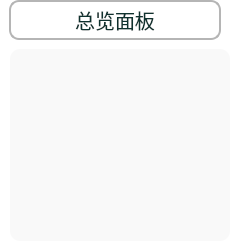
       <widget class="QWidget" name="widget_10" native="true">
        <property name="sizePolicy">
         <sizepolicy hsizetype="Fixed" vsizetype="Preferred">
          <horstretch>0</horstretch>
          <verstretch>0</verstretch>
         </sizepolicy>
        </property>
        <property name="minimumSize">
         <size>
          <width>230</width>
          <height>0</height>
         </size>
        </property>
        <property name="maximumSize">
         <size>
          <width>230</width>
          <height>16777215</height>
         </size>
        </property>
        <property name="palette">
         <palette>
          <active>
           <colorrole role="Button">
            <brush brushstyle="SolidPattern">
             <color alpha="255">
              <red>255</red>
              <green>255</green>
              <blue>255</blue>
             </color>
            </brush>
           </colorrole>
           <colorrole role="Base">
            <brush brushstyle="SolidPattern">
             <color alpha="255">
              <red>255</red>
              <green>255</green>
              <blue>255</blue>
             </color>
            </brush>
           </colorrole>
           <colorrole role="Window">
            <brush brushstyle="SolidPattern">
             <color alpha="255">
              <red>255</red>
              <green>255</green>
              <blue>255</blue>
             </color>
            </brush>
           </colorrole>
          </active>
          <inactive>
           <colorrole role="Button">
            <brush brushstyle="SolidPattern">
             <color alpha="255">
              <red>255</red>
              <green>255</green>
              <blue>255</blue>
             </color>
            </brush>
           </colorrole>
           <colorrole role="Base">
            <brush brushstyle="SolidPattern">
             <color alpha="255">
              <red>255</red>
              <green>255</green>
              <blue>255</blue>
             </color>
            </brush>
           </colorrole>
           <colorrole role="Window">
            <brush brushstyle="SolidPattern">
             <color alpha="255">
              <red>255</red>
              <green>255</green>
              <blue>255</blue>
             </color>
            </brush>
           </colorrole>
          </inactive>
          <disabled>
           <colorrole role="Button">
            <brush brushstyle="SolidPattern">
             <color alpha="255">
              <red>255</red>
              <green>255</green>
              <blue>255</blue>
             </color>
            </brush>
           </colorrole>
           <colorrole role="Base">
            <brush brushstyle="SolidPattern">
             <color alpha="255">
              <red>255</red>
              <green>255</green>
              <blue>255</blue>
             </color>
            </brush>
           </colorrole>
           <colorrole role="Window">
            <brush brushstyle="SolidPattern">
             <color alpha="255">
              <red>255</red>
              <green>255</green>
              <blue>255</blue>
             </color>
            </brush>
           </colorrole>
          </disabled>
         </palette>
        </property>
        <property name="font">
         <font>
          <family>Consolas</family>
          <pointsize>15</pointsize>
          <italic>false</italic>
          <bold>false</bold>
         </font>
        </property>
        <property name="styleSheet">
         <string notr="true">background-color: white;</string>
        </property>
        <layout class="QVBoxLayout" name="verticalLayout_5">
         <property name="spacing">
          <number>0</number>
         </property>
         <property name="leftMargin">
          <number>0</number>
         </property>
         <property name="topMargin">
          <number>0</number>
         </property>
         <property name="rightMargin">
          <number>0</number>
         </property>
         <property name="bottomMargin">
          <number>0</number>
         </property>
         <item>
          <widget class="QWidget" name="widget_9" native="true">
           <property name="styleSheet">
            <string notr="true"/>
           </property>
           <layout class="QVBoxLayout" name="verticalLayout_8">
            <property name="topMargin">
             <number>0</number>
            </property>
            <item>
             <widget class="QPushButton" name="overview_panel_button">
              <property name="sizePolicy">
               <sizepolicy hsizetype="Expanding" vsizetype="Fixed">
                <horstretch>0</horstretch>
                <verstretch>0</verstretch>
               </sizepolicy>
              </property>
              <property name="minimumSize">
               <size>
                <width>0</width>
                <height>40</height>
               </size>
              </property>
              <property name="font">
               <font>
                <family>Consolas</family>
                <pointsize>15</pointsize>
                <italic>false</italic>
                <bold>false</bold>
               </font>
              </property>
              <property name="focusPolicy">
               <enum>Qt::FocusPolicy::ClickFocus</enum>
              </property>
              <property name="layoutDirection">
               <enum>Qt::LayoutDirection::LeftToRight</enum>
              </property>
              <property name="styleSheet">
               <string notr="true">QPushButton{
border: 2px solid #b5b5b5;  /* 2px宽的深灰色实线边框 */
background-color: rgb(255, 255, 255);
border-radius:10px;
outline:none;
color:#0f322f;
padding-top:2px;
padding-bottom:2px;
}
QPushButton::hover {
border: 2px solid #39C5BB;  /* 2px宽的深灰色实线边框 */
background-color: rgb(255, 255, 255);
border-radius:10px;
outline:none;
padding-top:2px;
color:#39C5BB;
padding-bottom:2px;
}</string>
              </property>
              <property name="text">
               <string>总览面板</string>
              </property>
              <property name="autoExclusive">
               <bool>false</bool>
              </property>
              <property name="autoDefault">
               <bool>false</bool>
              </property>
              <property name="default">
               <bool>false</bool>
              </property>
              <property name="flat">
               <bool>true</bool>
              </property>
             </widget>
            </item>
           </layout>
          </widget>
         </item>
         <item>
          <widget class="QWidget" name="widget_11" native="true">
           <layout class="QVBoxLayout" name="verticalLayout_9">
            <property name="leftMargin">
             <number>0</number>
            </property>
            <property name="topMargin">
             <number>0</number>
            </property>
            <property name="rightMargin">
             <number>0</number>
            </property>
            <property name="bottomMargin">
             <number>0</number>
            </property>
            <item>
             <widget class="QTreeView" name="treeView">
              <property name="styleSheet">
               <string notr="true">/* QTreeView 整体样式 */
QTreeView {
    background-color:#f5f5f5;
    margin-left:10px;
    background: #F9F9F9;
    border-radius: 10px;
    outline: none;
    font-size: 20px;
}

/* QTreeView 节点基础样式（关键修改：用 QAbstractItemView::item） */
QAbstractItemView::item {
    height: 28px;
    font-weight: 400;
    /*color: #0f322f;*/
    padding-left:10px;
    padding-top:0px;
    padding-bottom:0px;
    margin-top:5px;
    margin-bottom:5px;
    outline: 0px;
    font-size: 10px;
}

/* QTreeView 节点 hover/选中状态 */
QAbstractItemView::item:hover {
    border: 0px;
    outline: 0px;
    border-left: 3px solid #39C5BB;
    color: #39C5BB;
}
QAbstractItemView::item:selected{
    border: 0px;
    outline: 0px;
    border-left: 3px solid #39C5BB;
    color: #39C5BB;
}
QAbstractItemView::item:selected:active{
    border: 0px;
    outline: 0px;
    border-left: 3px solid #39C5BB;
    color: #39C5BB;
}
QAbstractItemView::item:selected:!active {
    border: 0px;
    outline: 0px;
    border-left: 3px solid #39C5BB;
    color: #39C5BB;
}

/* QTreeView 分支样式 */
QTreeView::branch {
    height: 28px;
    width: 28px;
    color:#0f322f;
}
QTreeView::branch::hover {
    height: 28px;
    width: 28px;
    color:#39C5BB;
}

/* QTreeView 指示器（复选框/单选框）样式 */
QTreeView::indicator {
    height: 20px;
    width: 20px;
}

/* QTreeView 垂直滚动条样式 */
QTreeView QScrollBar:vertical {
    background-color: #ffffff;
    width: 7px;
    margin: 0px;
    border-radius: 4px;
}
QTreeView QScrollBar::handle:vertical {
    background-color: #8b8b8b;
    border-radius: 3px;
    margin: 3 0px 6 0px;
    min-height: 30px;
}
QTreeView QScrollBar::handle:vertical:hover,
QTreeView QScrollBar::handle:vertical:pressed {
    background-color: #3c3f41;
    border-radius: 3px;
    margin: 0 0px 0 0px;
}
QTreeView QScrollBar::sub-line:vertical,
QTreeView QScrollBar::add-line:vertical {
    border: none;
    height: 0px;
}</string>
              </property>
              <property name="horizontalScrollBarPolicy">
               <enum>Qt::ScrollBarPolicy::ScrollBarAlwaysOff</enum>
              </property>
              <property name="editTriggers">
               <set>QAbstractItemView::EditTrigger::NoEditTriggers</set>
              </property>
              <property name="itemsExpandable">
               <bool>true</bool>
              </property>
              <property name="animated">
               <bool>true</bool>
              </property>
              <attribute name="headerVisible">
               <bool>false</bool>
              </attribute>
             </widget>
            </item>
           </layout>
          </widget>
         </item>
        </layout>
       </widget>
